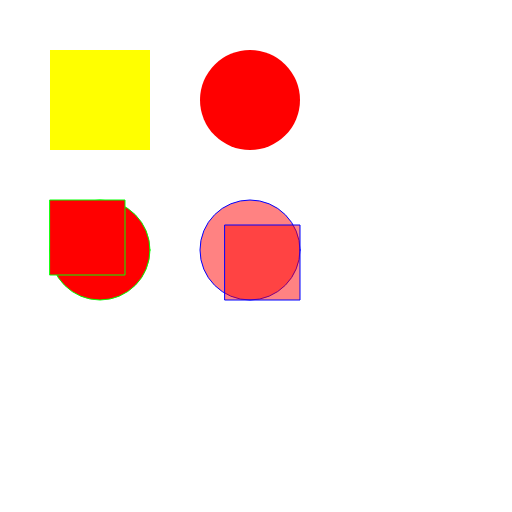
Frame 1 (no input)
Frame 60 (no input): identical to frame 1, image omitted
Frame 120 (the mouse pressed at the canvas centre since frame 60): identical to frame 1, image omitted

The p5.js sketch that drew this single still picture (run headless with seeded random() and noise() and a simulated clock; from frame 60 on, the mouse is pressed at the canvas centre):

// p5.js sketch
// ── sketch.js


function setup() 
{
    createCanvas(512, 512);
    noStroke();    
}

function draw()
{
    background(255);

    noStroke();
    fill(255, 255, 0);
    rect(50,50,100, 100);

    fill(255, 0, 0)
    ellipse(250,100,100,100);
    
    stroke(0, 255, 0);
    ellipse(100,250,100,100);
    rect(50,200,75,75);
    
    stroke(0, 0, 255);
    fill(255, 0, 0, 125);
    ellipse(250,250,100,100);
    rect(225,225,75,75);
    
    
}
